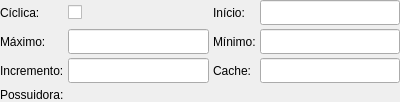
<?xml version="1.0" encoding="UTF-8"?>
<ui version="4.0">
 <class>SequenciaWidget</class>
 <widget class="QWidget" name="SequenciaWidget">
  <property name="geometry">
   <rect>
    <x>0</x>
    <y>0</y>
    <width>400</width>
    <height>102</height>
   </rect>
  </property>
  <property name="sizePolicy">
   <sizepolicy hsizetype="Preferred" vsizetype="Fixed">
    <horstretch>0</horstretch>
    <verstretch>0</verstretch>
   </sizepolicy>
  </property>
  <property name="minimumSize">
   <size>
    <width>400</width>
    <height>102</height>
   </size>
  </property>
  <property name="windowTitle">
   <string>Form</string>
  </property>
  <layout class="QGridLayout" name="sequencia_grid">
   <property name="margin">
    <number>0</number>
   </property>
   <property name="spacing">
    <number>4</number>
   </property>
   <item row="0" column="0">
    <widget class="QLabel" name="ciclica_lbl">
     <property name="text">
      <string>Cíclica:</string>
     </property>
    </widget>
   </item>
   <item row="0" column="1">
    <widget class="QCheckBox" name="ciclica_chk">
     <property name="text">
      <string/>
     </property>
    </widget>
   </item>
   <item row="0" column="2">
    <widget class="QLabel" name="inicio_lbl">
     <property name="text">
      <string>Início:</string>
     </property>
    </widget>
   </item>
   <item row="0" column="3">
    <widget class="QLineEdit" name="inicio_edt">
     <property name="minimumSize">
      <size>
       <width>0</width>
       <height>25</height>
      </size>
     </property>
     <property name="font">
      <font>
       <italic>false</italic>
      </font>
     </property>
     <property name="inputMethodHints">
      <set>Qt::ImhFormattedNumbersOnly</set>
     </property>
     <property name="readOnly">
      <bool>false</bool>
     </property>
    </widget>
   </item>
   <item row="1" column="0">
    <widget class="QLabel" name="maximo_lbl">
     <property name="text">
      <string>Máximo:</string>
     </property>
    </widget>
   </item>
   <item row="1" column="1">
    <widget class="QLineEdit" name="maximo_edt">
     <property name="minimumSize">
      <size>
       <width>0</width>
       <height>25</height>
      </size>
     </property>
     <property name="font">
      <font>
       <italic>false</italic>
      </font>
     </property>
     <property name="inputMethodHints">
      <set>Qt::ImhFormattedNumbersOnly</set>
     </property>
     <property name="readOnly">
      <bool>false</bool>
     </property>
    </widget>
   </item>
   <item row="1" column="2">
    <widget class="QLabel" name="minimo_lbl">
     <property name="text">
      <string>Mínimo:</string>
     </property>
    </widget>
   </item>
   <item row="1" column="3">
    <widget class="QLineEdit" name="minimo_edt">
     <property name="minimumSize">
      <size>
       <width>0</width>
       <height>25</height>
      </size>
     </property>
     <property name="font">
      <font>
       <italic>false</italic>
      </font>
     </property>
     <property name="inputMethodHints">
      <set>Qt::ImhFormattedNumbersOnly</set>
     </property>
     <property name="readOnly">
      <bool>false</bool>
     </property>
    </widget>
   </item>
   <item row="2" column="0">
    <widget class="QLabel" name="incremento_lbl">
     <property name="text">
      <string>Incremento:</string>
     </property>
    </widget>
   </item>
   <item row="2" column="1">
    <widget class="QLineEdit" name="incremento_edt">
     <property name="minimumSize">
      <size>
       <width>0</width>
       <height>25</height>
      </size>
     </property>
     <property name="font">
      <font>
       <italic>false</italic>
      </font>
     </property>
     <property name="inputMethodHints">
      <set>Qt::ImhFormattedNumbersOnly</set>
     </property>
     <property name="readOnly">
      <bool>false</bool>
     </property>
    </widget>
   </item>
   <item row="2" column="2">
    <widget class="QLabel" name="cache_lbl">
     <property name="text">
      <string>Cache:</string>
     </property>
    </widget>
   </item>
   <item row="2" column="3">
    <widget class="QLineEdit" name="cache_edt">
     <property name="minimumSize">
      <size>
       <width>0</width>
       <height>25</height>
      </size>
     </property>
     <property name="font">
      <font>
       <italic>false</italic>
      </font>
     </property>
     <property name="inputMethodHints">
      <set>Qt::ImhFormattedNumbersOnly</set>
     </property>
     <property name="readOnly">
      <bool>false</bool>
     </property>
    </widget>
   </item>
   <item row="3" column="0">
    <widget class="QLabel" name="possuidora_lbl">
     <property name="text">
      <string>Possuidora:</string>
     </property>
    </widget>
   </item>
  </layout>
 </widget>
 <resources/>
 <connections/>
</ui>
